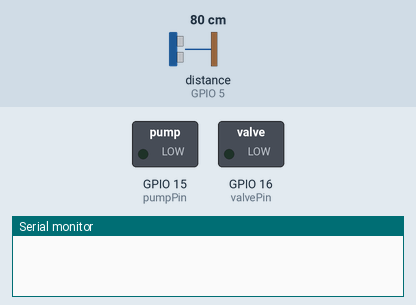
Simulated run of this sketch. Board: ESP32. Parts: switched loads named in the sketch (green lamp = pin HIGH), the last lines printed to the serial monitor. Wiring (inferred from the names in the program): ultrasonic range finder: trigger GPIO 4; echo GPIO 5. The inputs (shaded band) are chosen by the test bench; at power-on: distance to the obstacle (sensor on GPIO 5) 80 cm. The echo pulse lasts 58.3 µs per cm; WiFi joins after 1.5 s; servers stay silent unless stated; pins used as bus, display or sensor lines are not drawn.

Above: at 0.1 s.
At 1.9 s:
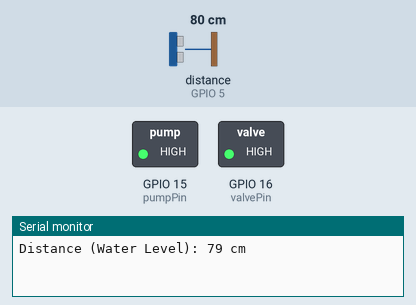
Timing chart, 0 to 3.4 s (numbered marks = the images above):
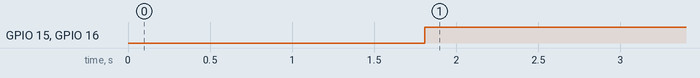

Measured:
- by itself, GPIO 15 (pumpPin), GPIO 16 (valvePin): LOW → HIGH at 1.8 s

The sketch:

autotank.ino
```cpp
#include <WiFi.h>
#include <BlynkSimpleEsp32.h>

// Blynk Auth & Wi-Fi Credentials
char auth[] = "Your_Blynk_Auth_Token";
char ssid[] = "Your_WiFi_SSID";
char pass[] = "Your_WiFi_Password";

// Ultrasonic Sensor Pins
#define trigPin 4
#define echoPin 5

// Pump and Valve Pins
#define pumpPin 15
#define valvePin 16

// Water Level Thresholds (in cm)
int minLevel = 10; // When to start pump
int maxLevel = 2;  // When to stop pump

long duration;
int distance;

// Setup function
void setup() {
  // Start Serial Monitor
  Serial.begin(115200);

  // Setup pins
  pinMode(trigPin, OUTPUT);
  pinMode(echoPin, INPUT);
  pinMode(pumpPin, OUTPUT);
  pinMode(valvePin, OUTPUT);

  // Initialize components OFF
  digitalWrite(pumpPin, LOW);
  digitalWrite(valvePin, LOW);

  // Connect to WiFi and Blynk
  Blynk.begin(auth, ssid, pass);
}

// Function to measure distance from ultrasonic sensor
void measureDistance() {
  digitalWrite(trigPin, LOW);
  delayMicroseconds(2);
  digitalWrite(trigPin, HIGH);
  delayMicroseconds(10);
  digitalWrite(trigPin, LOW);

  duration = pulseIn(echoPin, HIGH);
  distance = duration * 0.034 / 2; // Convert to cm

  Serial.print("Distance (Water Level): ");
  Serial.print(distance);
  Serial.println(" cm");
}

void loop() {
  Blynk.run();
  measureDistance();

  // Send water level to Blynk gauge widget (V0)
  Blynk.virtualWrite(V0, distance);

  // Control logic for pump and valve
  if (distance > minLevel) {
    digitalWrite(pumpPin, HIGH);
    digitalWrite(valvePin, HIGH);
  } else if (distance < maxLevel) {
    digitalWrite(pumpPin, LOW);
    digitalWrite(valvePin, LOW);
  }

  delay(1000); // Delay between readings
}
```
